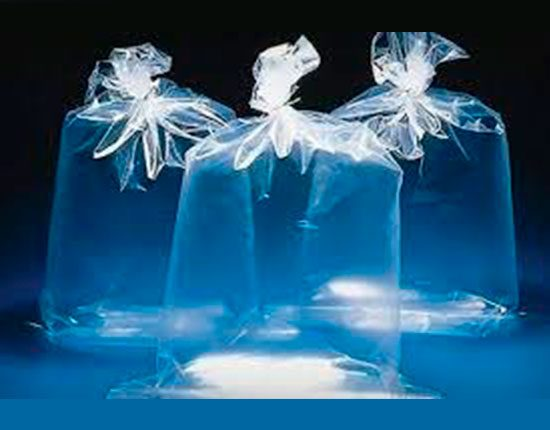
#> input picture exemplos/Plastico1.jpg, 550 x 430 px
$ python visualize.py exemplos/Plastico1.jpg   (older library calls are emulated)
#> lines starting #> are read from the running program, lines starting #| are printed output that depends on the picture; after the words box and inside, x2 and y2 are one past the last pixel; in counts of white or black regions, pixels touching at a corner belong together
### filters.py
# (translated)  filters.py
# (translated)  Implementações de filtros básicos e utilitários para processamento de imagens.
from PIL import Image, ImageOps
import numpy as np
import cv2

def pil_to_np(img: Image.Image) -> np.ndarray:
    return np.array(img)

def np_to_pil(arr: np.ndarray) -> Image.Image:
    arr = np.clip(arr, 0, 255).astype(np.uint8)
    return Image.fromarray(arr)

def to_grayscale(img: Image.Image) -> Image.Image:
    return ImageOps.grayscale(img)

def clahe_equalization(img: Image.Image) -> Image.Image:
    # (translated)  espera grayscale ou RGB; aplica CLAHE no canal de luminância
    npimg = pil_to_np(img)
    if npimg.ndim == 3:
        # (translated)  convert to LAB, apply CLAHE on L channel
        lab = cv2.cvtColor(npimg, cv2.COLOR_RGB2LAB)
        l, a, b = cv2.split(lab)
        clahe = cv2.createCLAHE(clipLimit=2.0, tileGridSize=(8,8))
        cl = clahe.apply(l)
        limg = cv2.merge((cl,a,b))
        rgb = cv2.cvtColor(limg, cv2.COLOR_LAB2RGB)
        return np_to_pil(rgb)
    else:
        clahe = cv2.createCLAHE(clipLimit=2.0, tileGridSize=(8,8))
        eq = clahe.apply(npimg)
        return np_to_pil(eq)

def sobel_edges(img: Image.Image) -> Image.Image:
    npimg = pil_to_np(img.convert('L'))
    sx = cv2.Sobel(npimg, cv2.CV_64F, 1, 0, ksize=3)
    sy = cv2.Sobel(npimg, cv2.CV_64F, 0, 1, ksize=3)
    mag = np.sqrt(sx*sx + sy*sy)
    mag = np.clip((mag / np.max(mag)) * 255, 0, 255).astype(np.uint8)
    return np_to_pil(mag)

def hsv_color_mask(img: Image.Image, lower_hsv, upper_hsv) -> Image.Image:
    # (translated)  retorna máscara binária (0/255) para faixa HSV especificada
    npimg = cv2.cvtColor(pil_to_np(img), cv2.COLOR_RGB2BGR)
    hsv = cv2.cvtColor(npimg, cv2.COLOR_BGR2HSV)
    mask = cv2.inRange(hsv, lower_hsv, upper_hsv)
    return np_to_pil(mask)

def color_quantization(img: Image.Image, k=8, attempts=5) -> Image.Image:
    # (translated)  reduz número de cores com k-means (OpenCV)
    arr = pil_to_np(img)
    data = arr.reshape((-1,3)).astype(np.float32)
    criteria = (cv2.TERM_CRITERIA_EPS + cv2.TERM_CRITERIA_MAX_ITER, 10, 1.0)
    _, labels, centers = cv2.kmeans(data, k, None, criteria, attempts, cv2.KMEANS_PP_CENTERS)
    centers = np.uint8(centers)
    quant = centers[labels.flatten()].reshape(arr.shape)
    return np_to_pil(quant)

# [28 lines left out: functions normalize_np_channel, apply_filters_as_channels, not called in this run]

### visualize.py
# (translated)  visualize.py
# (translated)  mostra a image original e os filtros aplicados lado a lado
from PIL import Image
import matplotlib.pyplot as plt
from filters import to_grayscale, clahe_equalization, sobel_edges, hsv_color_mask, color_quantization
import sys

def show_examples(img_path):
#> called with img_path = 'exemplos/Plastico1.jpg'
    img = Image.open(img_path).convert('RGB')
#> img is the input picture: PIL image 550x430 RGB; mean R, G, B 38.2, 91.1, 124.5
    g = to_grayscale(img)
#> in to_grayscale, `return ImageOps.grayscale(img)`:
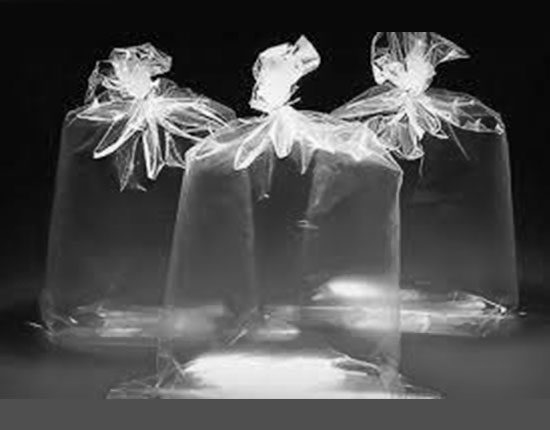
#> returned value: PIL image 550x430 L; min 0, max 255, mean 79.1
    eq = clahe_equalization(img)
#> in clahe_equalization, `lab = cv2.cvtColor(npimg, cv2.COLOR_RGB2LAB)`: lab: shape (430, 550, 3); mean of channels 0, 1, 2 92.3, 126.3, 105.7
#> in clahe_equalization, `l, a, b = cv2.split(lab)`:
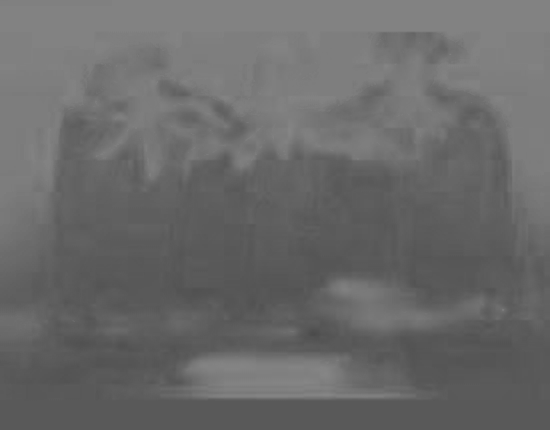
#> b: shape (430, 550); min 74, max 134, mean 105.7
#> in clahe_equalization, `cl = clahe.apply(l)`:
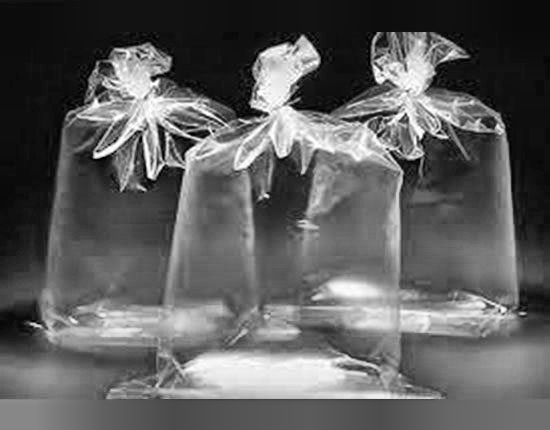
#> cl: shape (430, 550); min 0, max 255, mean 94.5
#> in clahe_equalization, `limg = cv2.merge((cl,a,b))`: limg: shape (430, 550, 3); mean of channels 0, 1, 2 94.5, 126.3, 105.7
#> in clahe_equalization, `rgb = cv2.cvtColor(limg, cv2.COLOR_LAB2RGB)`:
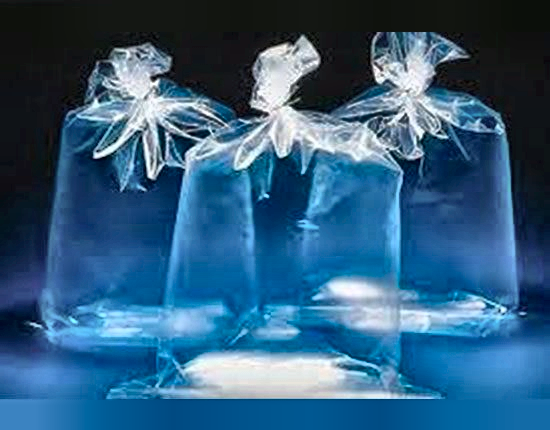
#> rgb: shape (430, 550, 3); mean R, G, B 48.8, 93.5, 126.7
    sob = sobel_edges(img)
#> in sobel_edges, `sy = cv2.Sobel(npimg, cv2.CV_64F, 0, 1, ksize=3)`:
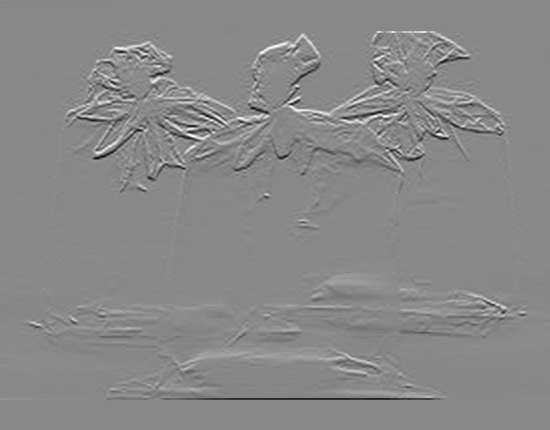
#> sy: shape (430, 550) float64; min -767, max 664, mean 1.3; drawn with min black and max white
#> in sobel_edges, `mag = np.sqrt(sx*sx + sy*sy)`:
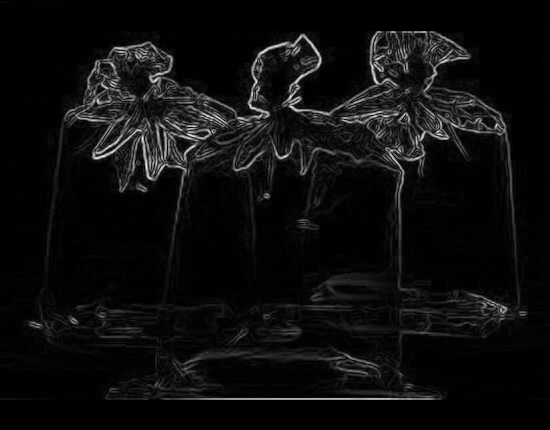
#> mag: shape (430, 550) float64; min 0, max 786.7, mean 41.7; drawn with min black and max white
    quant = color_quantization(img, k=6)
#> in color_quantization, `_, labels, centers = cv2.kmeans(data, k, None, criteria, attempts, cv2..`: centers = [[2.7, 104.9, 162.6], [152.3, 182.1, 205.6], [6.64, 12.25, 16.24], [81.22, 141.7, 179.4], [5.49, 57.23, 99.94], [215.8, 226.1, 234]]
#> in color_quantization, `centers = np.uint8(centers)`: centers = [[2, 104, 162], [152, 182, 205], [6, 12, 16], [81, 141, 179], [5, 57, 99], [215, 226, 234]]

    lower = (0,20,60); upper = (180,255,255)
    mask = hsv_color_mask(img, lower, upper)
#> in hsv_color_mask, `hsv = cv2.cvtColor(npimg, cv2.COLOR_BGR2HSV)`: hsv: shape (430, 550, 3); mean H, S, V 98.4, 178.8, 124.9
#> in hsv_color_mask, `mask = cv2.inRange(hsv, lower_hsv, upper_hsv)`:
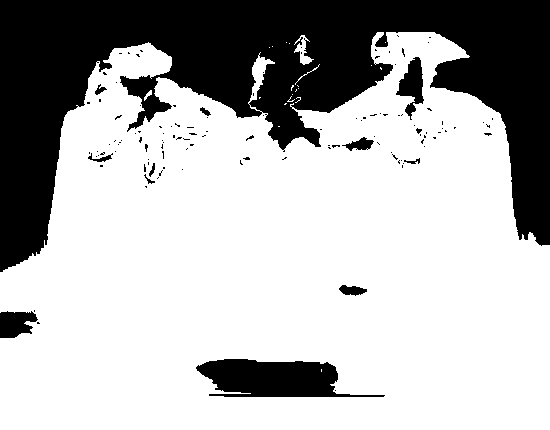
#> mask: shape (430, 550); 70% white; 123 black regions (110 under 20 px), largest, box (x1, y1, x2, y2) and area: (0, 0, 550, 272) 63612, (196, 359, 385, 397) 4579, (396, 57, 424, 120) 860

    imgs = [img, g, eq, sob, mask, quant]
    titles = ['RGB', 'Gray', 'CLAHE', 'Sobel', 'HSV Mask', 'Quantized']
    plt.figure(figsize=(12,6))
    for i, (im, t) in enumerate(zip(imgs,titles)):
        plt.subplot(2,3,i+1)
        plt.imshow(im if isinstance(im, Image.Image) else im)
        plt.title(t)
        plt.axis('off')
#> this loop made 6 passes
#> t on passes 1 to 6: 'RGB', 'Gray', 'CLAHE', 'Sobel', 'HSV Mask', 'Quantized'
    plt.tight_layout()
    plt.show()

if __name__ == '__main__':
    if len(sys.argv) < 2:
        print("uso: python visualize.py caminho_img.jpg")
    else:
        show_examples(sys.argv[1])

$ run again, on exemplos/metal3.jpg
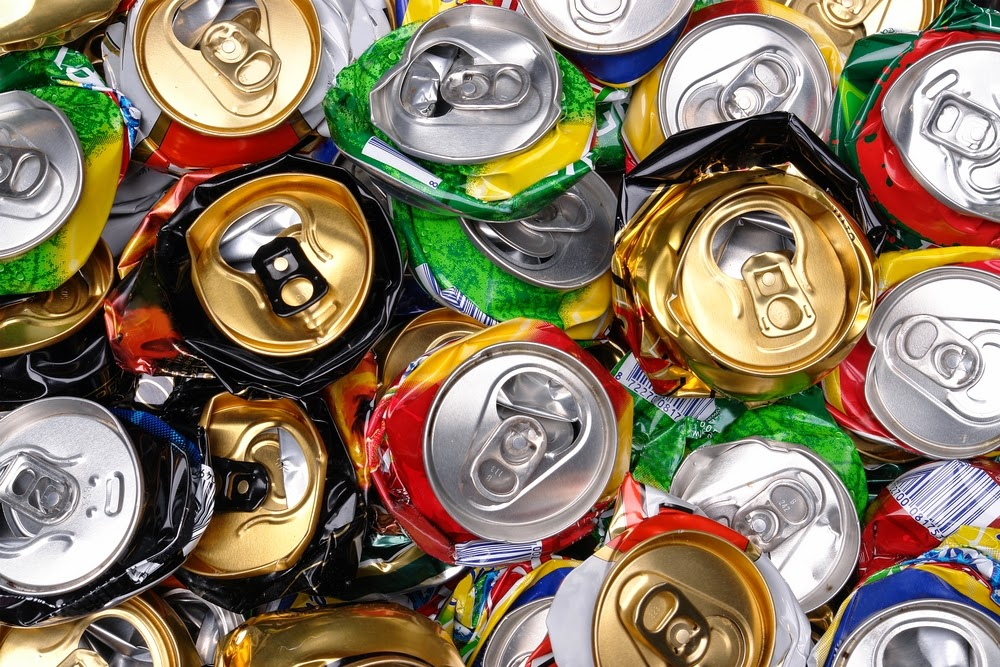
#> input picture exemplos/metal3.jpg, 1000 x 667 px
#> in show_examples, img is the input picture: PIL image 1000x667 RGB; mean R, G, B 136.5, 121.4, 98
#> lab: shape (667, 1000, 3); mean of channels 0, 1, 2 131.4, 132, 143.5
#> limg: shape (667, 1000, 3); mean of channels 0, 1, 2 128.1, 132, 143.5
#> in sobel_edges, `mag = np.sqrt(sx*sx + sy*sy)`:
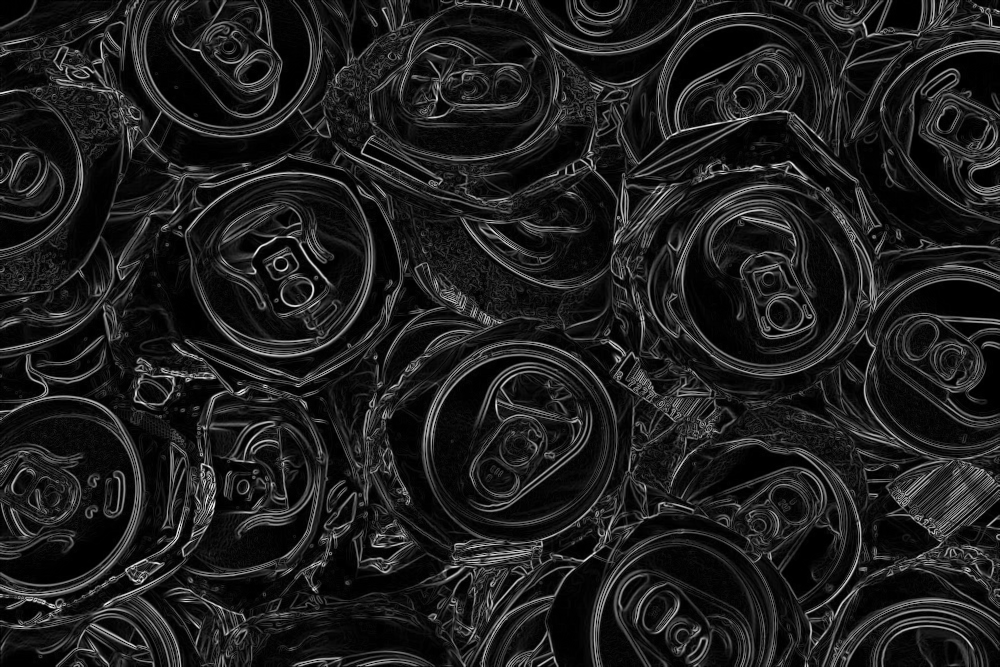
#> mag: shape (667, 1000) float64; min 0, max 1016.7, mean 120.8; drawn with min black and max white
#> in color_quantization, `_, labels, centers = cv2.kmeans(data, k, None, criteria, attempts, cv2..`: centers = [[240.1, 234.3, 224], [97.23, 109, 94.4], [23.64, 32.17, 17.93], [175.5, 166.4, 159.2], [132.6, 54.36, 19.22], [193.5, 149.3, 55.95]]
#> in color_quantization, `centers = np.uint8(centers)`: centers = [[240, 234, 223], [97, 109, 94], [23, 32, 17], [175, 166, 159], [132, 54, 19], [193, 149, 55]]
#> hsv: shape (667, 1000, 3); mean H, S, V 63.8, 106.2, 146
#> in hsv_color_mask, `mask = cv2.inRange(hsv, lower_hsv, upper_hsv)`:
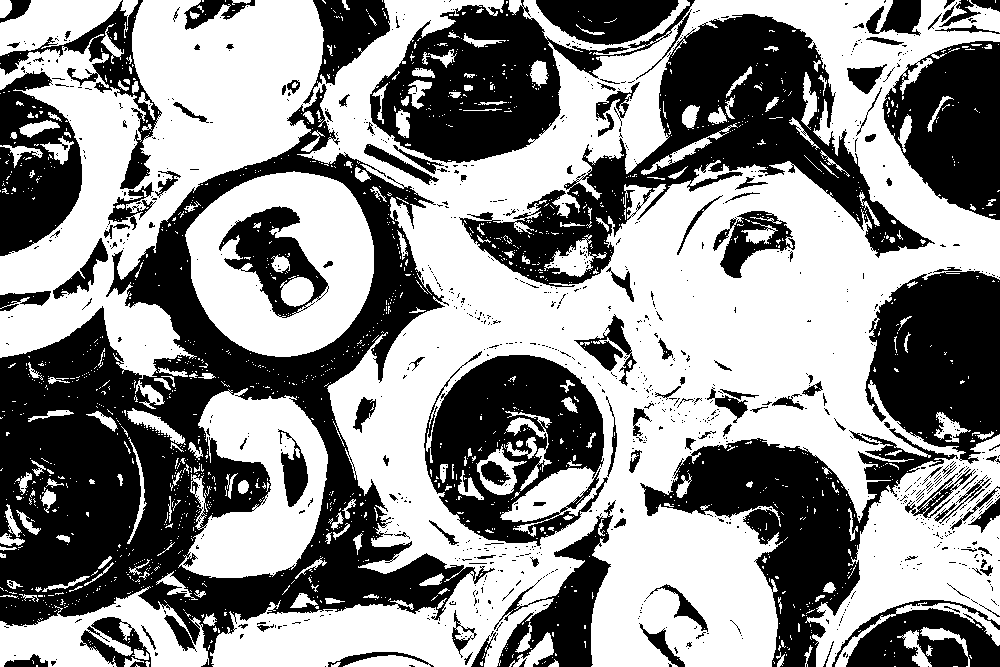
#> mask: shape (667, 1000); 55.4% white; 1010 black regions (876 under 20 px), largest, box (x1, y1, x2, y2) and area: (0, 84, 495, 667) 94729, (459, 14, 935, 287) 35888, (640, 428, 958, 667) 23625
#> the loop in show_examples, `for i, (im, t) in enumerate(zip(imgs,titles)):` made 6 passes
#> t on passes 1 to 6: 'RGB', 'Gray', 'CLAHE', 'Sobel', 'HSV Mask', 'Quantized'

$ run again, on exemplos/metal4.jpg
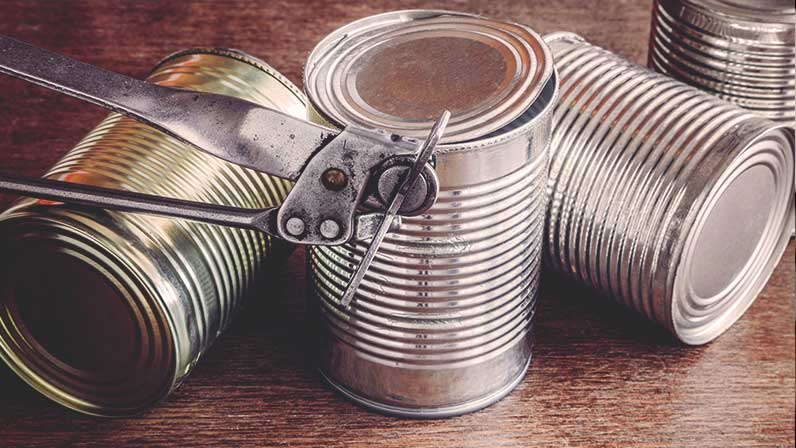
#> input picture exemplos/metal4.jpg, 796 x 448 px
#> in show_examples, img is the input picture: PIL image 796x448 RGB; mean R, G, B 134.5, 112.6, 109.2
#> lab: shape (448, 796, 3); mean of channels 0, 1, 2 123.6, 136.4, 133.2
#> limg: shape (448, 796, 3); mean of channels 0, 1, 2 115, 136.4, 133.2
#> in sobel_edges, `mag = np.sqrt(sx*sx + sy*sy)`:
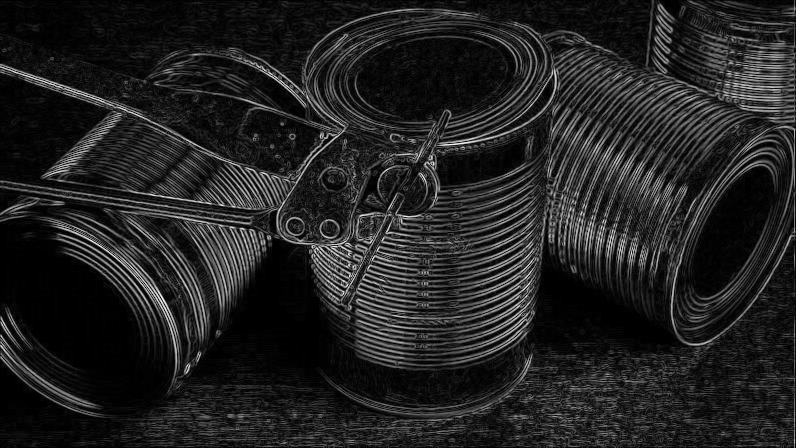
#> mag: shape (448, 796) float64; min 0, max 862.2, mean 117.5; drawn with min black and max white
#> in color_quantization, `_, labels, centers = cv2.kmeans(data, k, None, criteria, attempts, cv2..`: centers = [[54.35, 41.66, 44.48], [169.6, 145.8, 137.7], [238.7, 224.3, 218.4], [98.4, 67.84, 67.94], [136.4, 105.4, 97.96], [200.5, 182.5, 176.5]]
#> in color_quantization, `centers = np.uint8(centers)`: centers = [[54, 41, 44], [169, 145, 137], [238, 224, 218], [98, 67, 67], [136, 105, 97], [200, 182, 176]]
#> hsv: shape (448, 796, 3); mean H, S, V 65.3, 56.1, 134.6
#> in hsv_color_mask, `mask = cv2.inRange(hsv, lower_hsv, upper_hsv)`:
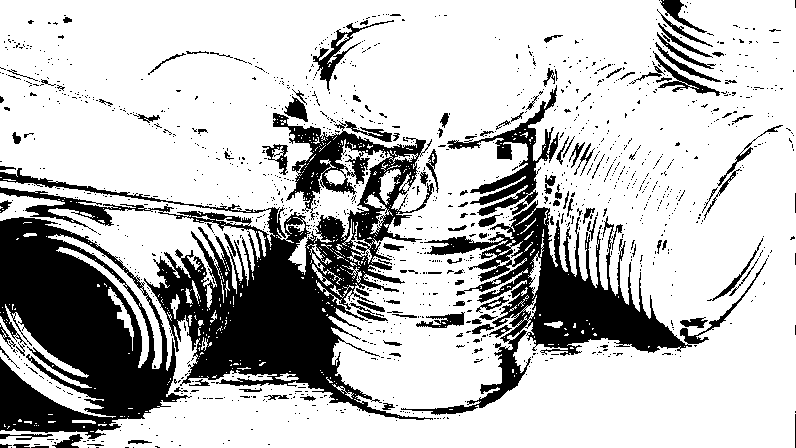
#> mask: shape (448, 796); 74.7% white; 1299 black regions (1179 under 20 px), largest, box (x1, y1, x2, y2) and area: (0, 113, 434, 420) 33751, (0, 217, 192, 439) 23711, (401, 200, 768, 415) 16051
#> the loop in show_examples, `for i, (im, t) in enumerate(zip(imgs,titles)):` made 6 passes
#> t on passes 1 to 6: 'RGB', 'Gray', 'CLAHE', 'Sobel', 'HSV Mask', 'Quantized'
